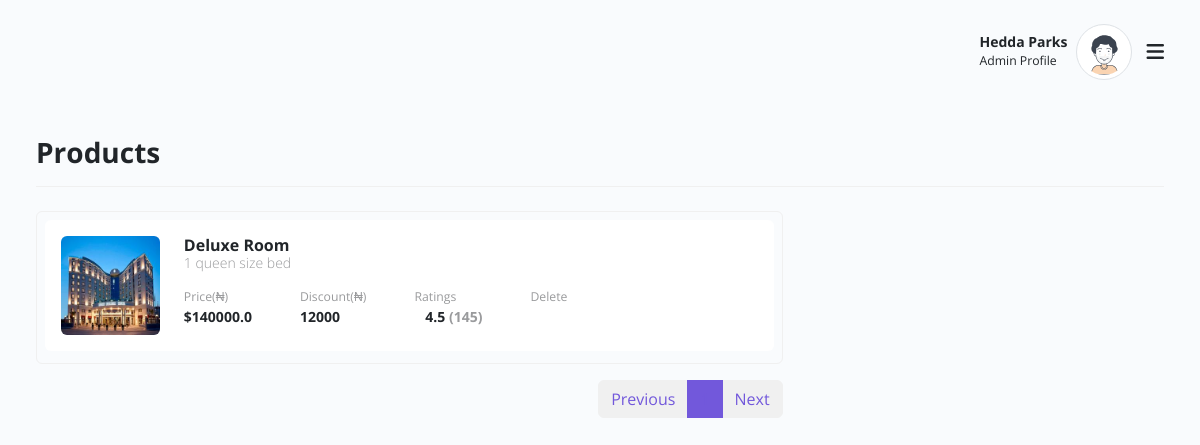
Page /admin/rooms/ (signed in) on the earlier database version.
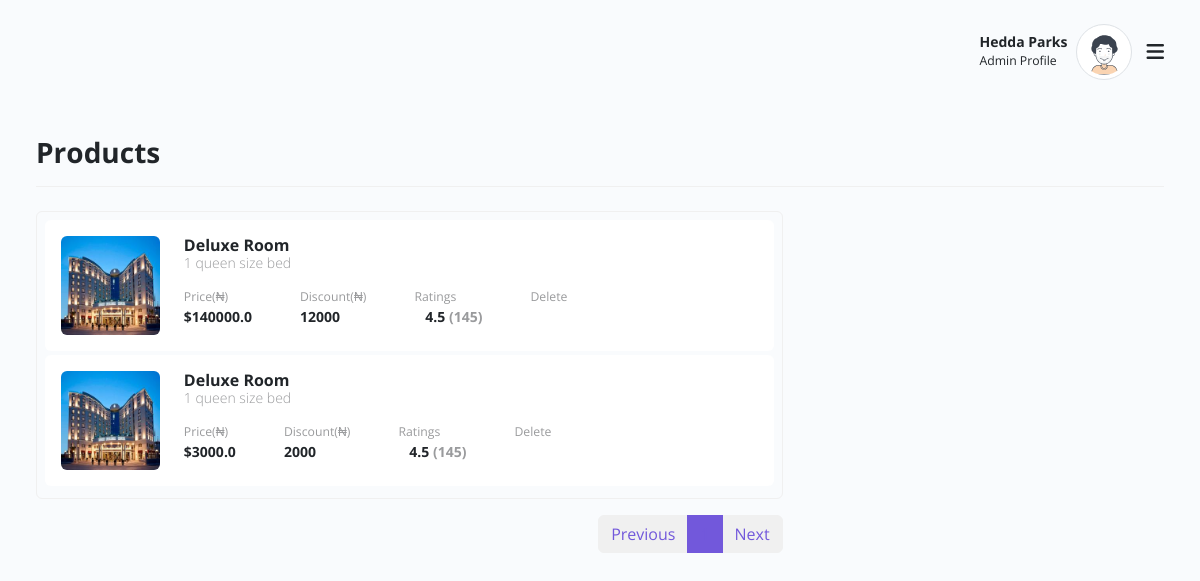
Same page on the later database version.
### app/models.py (models this page shows)
class Room(db.Model):
    id = db.Column(db.Integer, primary_key=True)
    title = db.Column(db.String(50), nullable=False)
    bed = db.Column(db.String(50), nullable=False, server_default="1 queen size bed")
    price = db.Column(db.Float, nullable=False)
    description = db.Column(db.Text, nullable=False)
    discount = db.Column(db.Float, nullable=True)
    images = db.relationship('RoomImage', backref='room', lazy=True)

class RoomImage(db.Model):
    id = db.Column(db.Integer, primary_key=True)
    filename = db.Column(db.String(100))
    room_id = db.Column(db.Integer, db.ForeignKey('room.id'), nullable=False)

### app/admin/routes.py (the view)
@admin.route('/admin/rooms/')
@login_required
def rooms():
    page = request.args.get('page', 1)
    rooms = Room.query.paginate(page=page, per_page=15)
    return render_template('admin/rooms.html', rooms=rooms, title='Hotel Rooms')

### app/models.py (called while the page is built)
@loginManager.user_loader
def load_user(user_id):
    return User.query.get(user_id)

### app/templates/admin/rooms.html (shortened to what the changed rows need)
{% extends 'layout.html'%}
{% block styles %}
    <link rel="stylesheet" href="{{ url_for('static', filename='plugin/nouislider/nouislider.min.css') }}">
{% endblock styles %}
{% block content %}
<div class="container-xxl">
    <div class="row g-3 mb-3">
        <div class="col-md-12 col-lg-8 col-xl-8 col-xxl-9">
            <div class="card mb-3 bg-transparent p-2">
                {% for room in rooms %}
                    <div class="card border-0 mb-1">
                        <div class="card-body d-flex align-items-center flex-column flex-md-row">
                            <a href="{{ url_for('admin.get_room', id=room.id) }}">
                                <img class="w120 rounded img-fluid"
                                    src="{{ url_for('static', filename='images/product/'+ room.images[0].filename ) }}" alt="">
                            </a>
                            <div class="ms-md-4 m-0 mt-4 mt-md-0 text-md-start text-center w-100">
                                <a href="{{ url_for('admin.get_room', id=room.id) }}">
                                    <h6 class="mb-3 fw-bold">{{ room.title }} <span
                                            class="text-muted small fw-light d-block">{{ room.bed }}</span>
                                    </h6>
                                </a>
                                <div class="d-flex flex-row flex-wrap align-items-center justify-content-center justify-content-md-start">
                                    <div class="pe-xl-5 pe-md-4 ps-md-0 px-3 mb-2">
                                        <div class="text-muted small">Price(&#8358;)</div>
                                        <strong>${{ room.price }}</strong>
                                    </div>
                                    <div class="pe-xl-5 pe-md-4 ps-md-0 px-3 mb-2">
                                        <div class="text-muted small">Discount(&#8358;)</div>
                                        <strong>{{ room.discount }}</strong>
                                    </div>
                                    <div class="pe-xl-5 pe-md-4 ps-md-0 px-3 mb-2">
                                        <div class="text-muted small">Ratings</div>
                                        <strong><i class="icofont-star text-warning"></i>4.5 <span
                                                class="text-muted">(145)</span></strong>
                                    </div>
                                    <div class="pe-xl-5 pe-md-4 ps-md-0 px-3 mb-2">
                                        <div class="text-muted small">Delete</div>
                                        <form action="{{url_for('admin.delete_room', id=room.id)}}" method="post">
                                            <strong>
                                                <i class="icofont-trash text-danger"></i>
                                            </strong>
                                        </form>
                                    </div>
                                </div>
                            </div>
                        </div>
                    </div>
                {% endfor %}
            </div>
        </div>
    </div>
</div>
{% endblock content %}

Differences in the rows shown:
added Room: filename (picture), title "Deluxe Room", bed "1 queen size bed", price "3000.0", discount "2000"
